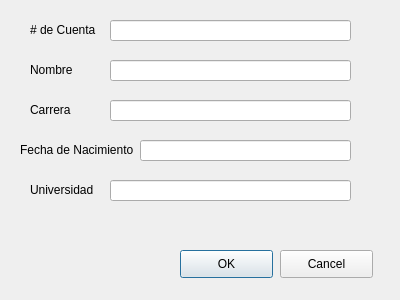
<?xml version="1.0" encoding="UTF-8"?>
<ui version="4.0">
 <class>tarea2_agregar</class>
 <widget class="QDialog" name="tarea2_agregar">
  <property name="geometry">
   <rect>
    <x>0</x>
    <y>0</y>
    <width>400</width>
    <height>300</height>
   </rect>
  </property>
  <property name="windowTitle">
   <string>Dialog</string>
  </property>
  <widget class="QLabel" name="label">
   <property name="geometry">
    <rect>
     <x>30</x>
     <y>20</y>
     <width>81</width>
     <height>20</height>
    </rect>
   </property>
   <property name="text">
    <string># de Cuenta</string>
   </property>
  </widget>
  <widget class="QLineEdit" name="NumeroDeCuenta">
   <property name="geometry">
    <rect>
     <x>110</x>
     <y>20</y>
     <width>241</width>
     <height>21</height>
    </rect>
   </property>
  </widget>
  <widget class="QLabel" name="label_2">
   <property name="geometry">
    <rect>
     <x>30</x>
     <y>60</y>
     <width>81</width>
     <height>20</height>
    </rect>
   </property>
   <property name="text">
    <string>Nombre</string>
   </property>
  </widget>
  <widget class="QLineEdit" name="NombreEdit">
   <property name="geometry">
    <rect>
     <x>110</x>
     <y>60</y>
     <width>241</width>
     <height>21</height>
    </rect>
   </property>
  </widget>
  <widget class="QLabel" name="label_3">
   <property name="geometry">
    <rect>
     <x>30</x>
     <y>100</y>
     <width>81</width>
     <height>20</height>
    </rect>
   </property>
   <property name="text">
    <string>Carrera</string>
   </property>
  </widget>
  <widget class="QLineEdit" name="CarreraEdit">
   <property name="geometry">
    <rect>
     <x>110</x>
     <y>100</y>
     <width>241</width>
     <height>21</height>
    </rect>
   </property>
  </widget>
  <widget class="QLabel" name="label_4">
   <property name="geometry">
    <rect>
     <x>20</x>
     <y>140</y>
     <width>121</width>
     <height>20</height>
    </rect>
   </property>
   <property name="text">
    <string>Fecha de Nacimiento</string>
   </property>
  </widget>
  <widget class="QLineEdit" name="FechaEdit">
   <property name="geometry">
    <rect>
     <x>140</x>
     <y>140</y>
     <width>211</width>
     <height>21</height>
    </rect>
   </property>
  </widget>
  <widget class="QLabel" name="label_5">
   <property name="geometry">
    <rect>
     <x>30</x>
     <y>180</y>
     <width>81</width>
     <height>20</height>
    </rect>
   </property>
   <property name="text">
    <string>Universidad</string>
   </property>
  </widget>
  <widget class="QLineEdit" name="UniversidadEdit">
   <property name="geometry">
    <rect>
     <x>110</x>
     <y>180</y>
     <width>241</width>
     <height>21</height>
    </rect>
   </property>
  </widget>
  <widget class="QPushButton" name="pushButton">
   <property name="geometry">
    <rect>
     <x>180</x>
     <y>250</y>
     <width>93</width>
     <height>28</height>
    </rect>
   </property>
   <property name="text">
    <string>OK</string>
   </property>
  </widget>
  <widget class="QPushButton" name="pushButton_2">
   <property name="geometry">
    <rect>
     <x>280</x>
     <y>250</y>
     <width>93</width>
     <height>28</height>
    </rect>
   </property>
   <property name="text">
    <string>Cancel</string>
   </property>
  </widget>
 </widget>
 <resources/>
 <connections/>
</ui>
